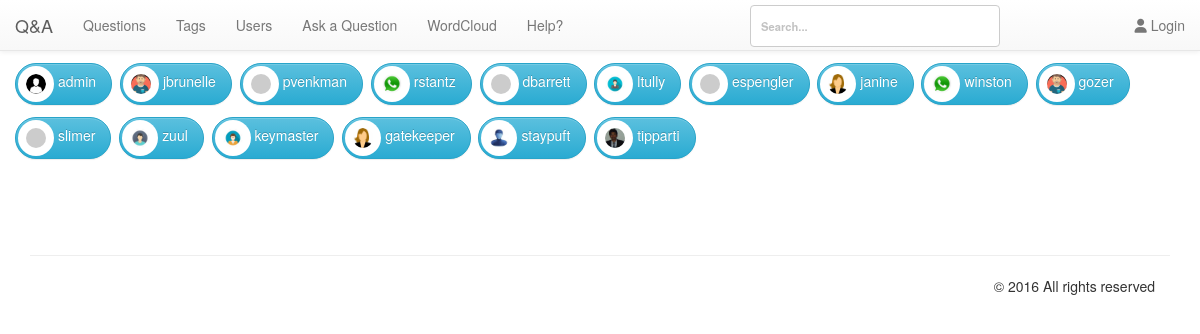
The page /pages/users.php on the database its author committed.
### tables this page shows
CREATE TABLE `qa_blobs` (
  `blobid` bigint(20) UNSIGNED NOT NULL,
  `filename` varchar(255) DEFAULT NULL,
  `userid` int(10) UNSIGNED NOT NULL,
  `gravatar` tinyint(1) NOT NULL,
  `created` datetime DEFAULT NULL
);

CREATE TABLE `qa_users` (
  `userid` int(10) UNSIGNED NOT NULL,
  `created` datetime NOT NULL,
  `email` varchar(80) NOT NULL,
  `handle` varchar(20) NOT NULL,
  `avatarblobid` bigint(20) UNSIGNED DEFAULT NULL,
  `avatarwidth` smallint(5) UNSIGNED DEFAULT NULL,
  `avatarheight` smallint(5) UNSIGNED DEFAULT NULL,
  `passcheck` text,
  `loggedin` datetime NOT NULL
);

### db/db.php (called while the page is built, shortened)
<?php
class Db {
	protected static $connection;
	public function connect() {
		if(!isset(self::$connection)) {
			self::$connection = new mysqli('localhost','admin','M0n@rch$','cs518');
		}
		return self::$connection;
	}
	public function query($query) {
		$connection = $this -> connect();
		$result = $connection -> query($query);
		return $result;
	}
	public function select($query) {
		$rows = array();
		$result = $this -> query($query);
		while ($row = $result -> fetch_assoc()) {
			$rows[] = $row;
		}
		return $rows;
	}
}

### pages/users.php (the view, shortened to what this page needs)
<?php
include ("header.php");
include ("navbar.php");
include_once $_SERVER['DOCUMENT_ROOT'].'/db/db.php';
$connection = new Db();
$bbcode = new BBCode;
$cloud = new WordCloud();
$handle = $connection -> quote($_GET['handle']);
if (isset($_GET['handle'])):
$sql = $connection -> select("SELECT `avatarblobid`,`filename`,`qa_users`.`created`,`qa_users`.`handle`, `gravatar` FROM `qa_users` INNER JOIN `qa_blobs` ON `qa_users`.`avatarblobid` = `qa_blobs`.`blobid` WHERE `qa_users`.`handle`=".$handle.";");
$created;
$points = $connection -> select("SELECT * FROM `qa_userpoints` INNER JOIN `qa_users` ON `qa_users`.`userid` = `qa_userpoints`.`userid` WHERE `handle`=".$handle." ORDER BY `points` DESC;");
$totalpoints;
$qposts;
$aposts;
$qvoteds;
$avoteds;
$upvoteds;
$downvoteds;
foreach ($points as $key => $value) {
  $totalpoints = $value['points'];
  $qposts = $value['qposts'];
  $aposts = $value['aposts'];
  $qvoteds = $value['qvoteds'];
  $avoteds = $value['avoteds'];
  $upvoteds = $value['upvoteds'];
  $downvoteds = $value['downvoteds'];
}
?>
<div class="container">
  <div class="row">
    <div class="col-md-4 col-md-offset-4">
      <div class="alert alert-danger fade in hidden" id="error">
      </div>
    </div>
  </div>
    <div class="row clearfix well">
		<div class="col-md-2 column">
      <?php
      foreach ($sql as $key => $value) {
        $created = $value['created'];
        if ($value['gravatar'] == 0) {
          $pic =	"<img src='/img/uploads/".$value['filename']."' class='img-thumbnail' title='".$value['handle']."'/>";
        } else {
          $pic =	"<img src='".$value['filename']."' class='img-thumbnail' style='width:158px;height:158px;' title='".$value['handle']."'/>";
        }
        echo $pic;
      }
    ?>
        <div id="output"></div>
		</div>
		<div class="col-md-5">
			<blockquote>
				<p>
<?php echo $_GET['handle']; ?>
            </p> <small>Score: 	<?php echo $totalpoints; ?> points (ranked #3)</small>
			</blockquote>
		</div>
	</div>
	<div class="row clearfix">
		<div class="col-md-12 column">
			<div class="tabbable" id="tabs-444468">
				<ul class="nav nav-tabs">
					<li class="active">
						<a href="#panel-200304" data-toggle="tab">About</a>
					</li>
					<li>
						<a href="#panel-567647" data-toggle="tab">Recent Activity</a>
					</li>
          <li>
						<a href="#panel-567649" data-toggle="tab">All Questions</a>
					</li>
          <li>
						<a href="#panel-5676450" data-toggle="tab">All Answers</a>
					</li>
          <li>
            <a href="#starcloud" data-toggle="tab"><i class="fa fa-star-o" aria-hidden="true"></i> Star</a></a>
          </li>
				</ul>
				<div class="tab-content">
					<div class="tab-pane active" id="panel-200304">
            <br/>
						 <div class="row">
                			<div class="col-md-12 column">
                        <div class="col-md-6">
                          <div class="panel panel-info">
                            <div class="panel-heading">User Information</div>
                            <div class="panel-body"><div class="col-md-3">
                              Member for:
                            </div>
                            <div class="col-md-6">
                              <strong><?php
                              $dt = new DateTime($created);
                               $dt->format('F d');
                              echo time_elapsed_string($created)." ( since ".$dt->format('F d')." )"; ?> </strong>
                            </div></div>
                            <div class="panel-body"><div class="col-md-3">
                              Type:
                            </div><div class="col-md-6">
                              <?php
                              $retVal = ($_GET['handle'] == 'admin') ? "Super Administartor" : "Registered user" ;
                              echo $retVal;
                              ?>
                            </div>
                          </div><?php if ($_GET['handle'] == 'admin') { ?>
                            <div class="panel-body"><div class="col-md-3">
                              Extra privileges:
                            </div><div class="col-md-6">
                              Editing any question<br />
Editing any answer<br />
Editing posts silently<br />
Closing any question<br />
Selecting answer for any question<br />
Viewing who voted or flagged posts<br />
Approving or rejecting posts<br />
Hiding or showing any post<br />
Deleting hidden posts<br />
                            </div>
                          </div><?php  } ?>
                          </div>
                        </div>
                        <div class="col-md-6">
                          <div class="panel panel-info">
                               <div class="panel-heading">Activity <strong><?php echo $_GET['handle'];?></strong></div>
                               <div class="panel-body"><div class="col-md-3">
                                 Score:
                               </div>
                               <div class="col-md-6">
                                 <strong><?php echo $totalpoints; ?>  </strong>
                               </div>
                             </div>
                             <div class="panel-body"><div class="col-md-3">
                               Questions:
                             </div>
                             <div class="col-md-6">
                               <strong><?php echo $qposts; ?>  </strong>
                             </div>
                           </div>
                           <div class="panel-body"><div class="col-md-3">
                             Answers:
                           </div>
                           <div class="col-md-6">
                             <strong><?php echo $aposts; ?> </strong>
                           </div>
                         </div>
                         <div class="panel-body"><div class="col-md-3">
                            Voted on:
                         </div>
                         <div class="col-md-6">
                           <strong><?php echo $qvoteds; ?> </strong> question, <strong> <?php echo $avoteds; ?></strong> answers
                         </div>
                       </div>
                       <div class="panel-body"><div class="col-md-3">
                         Gave out:
                       </div>
                       <div class="col-md-6">
                         <strong><?php echo $upvoteds; ?> </strong> up votes, <strong> <?php echo $downvoteds; ?></strong> down votes
                       </div>
                     </div>
                             </div>
                        </div>
            				</div>
            			</div>
					</div>
          <div class="tab-pane" id="panel-567647">
            <div class="row">
              <div class="panel-body">
                      <table class="table table-striped table-hover">
                                <thead>
                                  <tr>
                                    <th>All Posts</th>
                                    <th>Votes</th>
                                  </tr>
                                </thead>
                                <tbody>
                                  <?php $all = $connection -> select("SELECT *,`qa_posts`.`created` as pdate FROM `qa_posts` INNER JOIN `qa_users` ON `qa_posts`.`userid` = `qa_users`.`userid` WHERE `handle`=".$handle." ORDER BY `qa_posts`.`created` DESC;");
                                   foreach ($all as $key => $value) {?>
                                     <tr>
                                       <td><a href="/pages/questions.php?qa=<?php
                                       if ($value['type'] == 'A') {
                                          echo $value['parentid'];
                                       }else {
                                       echo $value['postid'];}
                                       ?>"><?php
                                       if ($value['title'] == NULL) {
                                        echo html_entity_decode($bbcode->Parse($value['content']));
                                       }else{
                                       echo html_entity_decode($bbcode->Parse($value['title']));} ?>
                                                   </a></td>
                                                   <td><?php echo $value['netvotes']; ?></td>
                                                 </tr>
                                    <?php }
                                    ?>
                                </tbody>
                              </table>
    </div>
  </div>
          </div>
          <div class="tab-pane" id="panel-567649">
            <div class="row">
              <div class="panel-body">
                      <table class="table table-striped table-hover">
                                <thead>
                                  <tr>
                                    <th>All Posts</th>
                                    <th>Votes</th>
                                  </tr>
                                </thead>
                                <tbody>
                                  <?php $all = $connection -> select("SELECT * ,`qa_posts`.`created` as pdate FROM `qa_posts` INNER JOIN `qa_users` ON `qa_posts`.`userid` = `qa_users`.`userid` WHERE `handle`=".$handle." AND `type`= 'Q' ORDER BY `qa_posts`.`created` DESC;");
                                   foreach ($all as $key => $value) {?>
                                     <tr>
                                       <td><a href="/pages/questions.php?qa=<?php echo $value['postid']; ?>"><?php echo html_entity_decode($bbcode->Parse($value['title'])); ?>
                                                   </a></td>
                                                   <td><?php echo $value['netvotes'];  ?></td>
                                                 </tr>
                                    <?php }
                                    ?>
                                </tbody>
                              </table>
    </div>
  </div>
          </div>
          <div class="tab-pane" id="panel-5676450">
            <div class="row">
              <div class="panel-body">
                      <table class="table table-striped table-hover">
                                <thead>
                                  <tr>
                                    <th>All Posts</th>
                                    <th>Votes</th>
                                  </tr>
                                </thead>
                                <tbody>
                                  <?php $all = $connection -> select("SELECT *,`qa_posts`.`created` as pdate FROM `qa_posts` INNER JOIN `qa_users` ON `qa_posts`.`userid` = `qa_users`.`userid` WHERE `type`='A' AND `handle`=".$handle." ORDER BY `qa_posts`.`created` DESC;");
                                   foreach ($all as $key => $value) {?>
                                     <tr>
                                       <td><a href="/pages/questions.php?qa=<?php echo $value['parentid']; ?>"><?php echo html_entity_decode($bbcode->Parse($value['content'])); ?>
                                                   </a></td>
                                                   <td><?php echo $value['netvotes'];  ?></td>
                                                 </tr>
                                    <?php }
                                    ?>
                                </tbody>
                              </table>
    </div>
  </div>
          </div>
          <div class="tab-pane wordcloud" id="starcloud">
              <?php
              $sql = $connection -> select("SELECT count(`userid`) AS count FROM `qa_users`;");
              $count;
              foreach ($sql as $key => $value) {
                $count = $value['count'];
              }
              $counts2 = [];
              $counts3 = [];
              $sql = $connection -> select("SELECT * FROM `qa_posts` LEFT JOIN `qa_users` ON `qa_users`.`userid` = `qa_posts`.`userid`  WHERE `type` = 'Q' AND `handle`=".$handle.";");
              foreach ($sql as $key => $value) {
                $counts2 = $cloud -> array_merge_recursive_numeric($cloud -> wordcount($value['content']));
              }
              $sql = $connection -> select("SELECT * FROM `qa_posts` LEFT JOIN `qa_users` ON `qa_users`.`userid` = `qa_posts`.`userid` WHERE `type` = 'A' AND `handle`=".$handle.";");
              foreach ($sql as $key => $value) {
                $counts3 = $cloud -> array_merge_recursive_numeric($cloud -> wordcount($value['content']));
              }
              $result = array_merge($counts2, $counts3);
              $cld = $cloud -> cleanup_wordcounts($result);
              foreach ($result as $key => $value){ ?>
                <span data-weight="<?php echo $value;?>"><a href="/pages/word.php?word=<?php echo $key;?>"> <?php echo $key;?> </a> </span>
              <?php } ?>
					</div>
          </div>
  </div>
</div>
        </div>
				</div>
			</div>
		</div>
	</div>
</div>
<script type="text/javascript">
var config = {
       "size" : {
           "grid" : 12,
           "factor": 45,
           "normalize": true
       },
       "options" : {
          "color" : "random-dark",
           "rotationRatio" : 0.5,
          "printMultiplier" : 3,
       },
       "font" : "Pacifico, Helvetica, sans-serif",
       "shape" : "star"
   }
    $( "#starcloud" ).awesomeCloud( config );
    </script>
<?php else:
  $users = '';
  $sql = $connection -> select("SELECT `avatarblobid`,`filename`,`qa_users`.`created`,`qa_users`.`handle`, `gravatar` FROM `qa_users` INNER JOIN `qa_blobs` ON `qa_users`.`avatarblobid` = `qa_blobs`.`blobid` ;");
  foreach ($sql as $key => $value) {
    if ($value['gravatar'] == 0) {
      $pic =	"<img src='/img/uploads/".$value['filename']."' class='glyphicon btn-glyphicon img-circle' style='width:36px;height:36px;' title='".$value['handle']."'/>";
    } else {
      $pic =	"<img src='".$value['filename']."' class='glyphicon btn-glyphicon img-circle' style='width:36px;height:36px;' title='".$value['handle']."'/>";
    }
    $users = $users.'<a class="btn icon-btn btn-info" href="/pages/users.php?handle='.$value['handle'].'" style="margin-bottom:12px;">'.$pic.$value['handle'].'</a>&nbsp;&nbsp;';
  }
  ?>
<div class="container">
  <div class="row">
<?php echo $users;?>
  </div>
</div>
<?php endif;
include 'footer.php';
 ?>

### css/style.css (style rules this page uses)
div.container a { text-decoration: none; }
.img-circle { border-radius: 20%; }
.img-circle { border-radius: 0; }
div.container { margin-top: 4.5em !important; }
.btn-glyphicon { padding:8px; background:#ffffff; margin-right:4px; }
.btn.icon-btn { padding: 1px 15px 3px 2px; border-radius:50px; }

### css/demo.css (style rules this page uses)
*, *:after, *:before { -webkit-box-sizing: border-box; box-sizing: border-box; }
body { background: #c1c1c1 url(../img/unsplash.jpg) no-repeat center bottom; color: #fff; font-size: 1em; font-family: 'Raleway', Arial, sans-serif; min-height: 500px; }
a { color: #fff; text-decoration: none; outline: none; }

### css/component.css (style rules this page uses)
html, body { height: 100%; }
body { overflow-x: hidden; overflow-y: scroll; }

### rows shown on the page
qa_blobs: filename (picture)
qa_users: handle "admin"
qa_blobs: filename (picture)
qa_users: handle "jbrunelle"
qa_users: handle "pvenkman"
qa_blobs: filename (picture)
qa_users: handle "rstantz"
qa_users: handle "dbarrett"
qa_blobs: filename (picture)
qa_users: handle "ltully"
qa_users: handle "espengler"
qa_blobs: filename (picture)
qa_users: handle "janine"
qa_blobs: filename (picture)
qa_users: handle "winston"
qa_blobs: filename (picture)
qa_users: handle "gozer"
qa_users: handle "slimer"
qa_blobs: filename (picture)
qa_users: handle "zuul"
qa_blobs: filename (picture)
qa_users: handle "keymaster"
qa_blobs: filename (picture)
qa_users: handle "gatekeeper"
qa_blobs: filename (picture)
qa_users: handle "staypuft"
qa_blobs: filename (picture)
qa_users: handle "tipparti"
